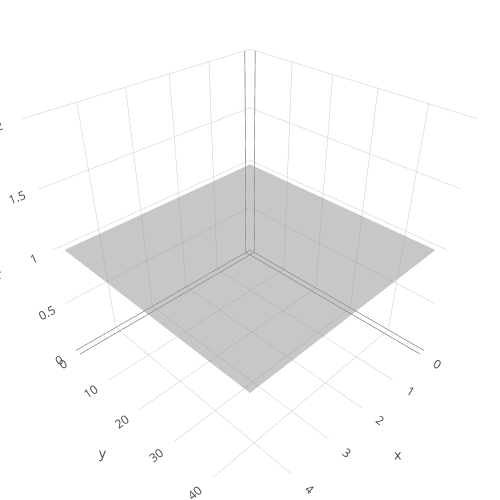

Notebook code cell kept with this figure:
### Markdown cell above
# 3D surface plane

### Code cell
# call it in every cell (each is an iframe)
configure_plotly_browser_state()

import plotly as py
import plotly.graph_objs as go
import pandas as pd

url = "https://raw.githubusercontent.com/Nov05/CHSI-Dash/master/data/DEMOGRAPHICS.csv"
demogr = pd.read_csv(url)
cols = demogr.columns.tolist()

# log10(population density), poverty
x = np.log10(demogr[cols[11]].replace([-2222,0], [demogr[cols[11]].mean(),1]))
y = demogr[cols[17]]
z = demogr[cols[14]].replace(-2222.2, demogr[cols[14]].mean())
d = np.log10(demogr[cols[8]]) # log10(population)
  
# create a plane
p1 = np.linspace(0, max(x), 5)
p2 = np.linspace(0, max(y), 5)
p1, p2 = np.meshgrid(p1, p2)
p3 = [[1] * 5] * 5
    
# this is a plane
trace2 = go.Surface(
    x=tuple(p1),
    y=tuple(p2),
    z=tuple(p3),
    name='slice',
    colorscale="Greys",
    opacity=0.5,
### WARNING: This is invalid. It would not cause problem in Colab.
###          But it would fail the plot when deployed on Heroku.
#     showlegend=False,  # invalid property
    showscale=False,
)

data = [trace2]
        
layout = go.Layout(
    title='A Plane',
    autosize=False,
    width=500,
    height=500,
    margin=dict(
        l=0,
        r=0,
        b=0,
        t=0
    )
)
fig = go.Figure(data=data, layout=layout)
iplot(fig, filename='3d-surface')

### Figure 1 — Plotly figure (JSON) as saved in the notebook; plotly's stock layout.template omitted (floating-point values rounded to 4 significant figures)
{"data": [{"opacity": 0.5, "showlegend": false, "name": "slice", "colorscale": "Greys", "showscale": false, "y": [[0, 0, 0, 0, 0], [11.8, 11.8, 11.8, 11.8, 11.8], [23.6, 23.6, 23.6, 23.6, 23.6], [35.4, 35.4, 35.4, 35.4, 35.4], [47.2, 47.2, 47.2, 47.2, 47.2]], "x": [[0, 1.21, 2.421, 3.631, 4.841], [0, 1.21, 2.421, 3.631, 4.841], [0, 1.21, 2.421, 3.631, 4.841], [0, 1.21, 2.421, 3.631, 4.841], [0, 1.21, 2.421, 3.631, 4.841]], "z": [[1, 1, 1, 1, 1], [1, 1, 1, 1, 1], [1, 1, 1, 1, 1], [1, 1, 1, 1, 1], [1, 1, 1, 1, 1]], "type": "surface", "uid": "40030cc2-3e62-4e89-bfc5-93288448a7f3"}], "layout": {"width": 500, "autosize": false, "title": {"text": "A Plane"}, "margin": {"r": 0, "b": 0, "l": 0, "t": 0}, "height": 500}}
